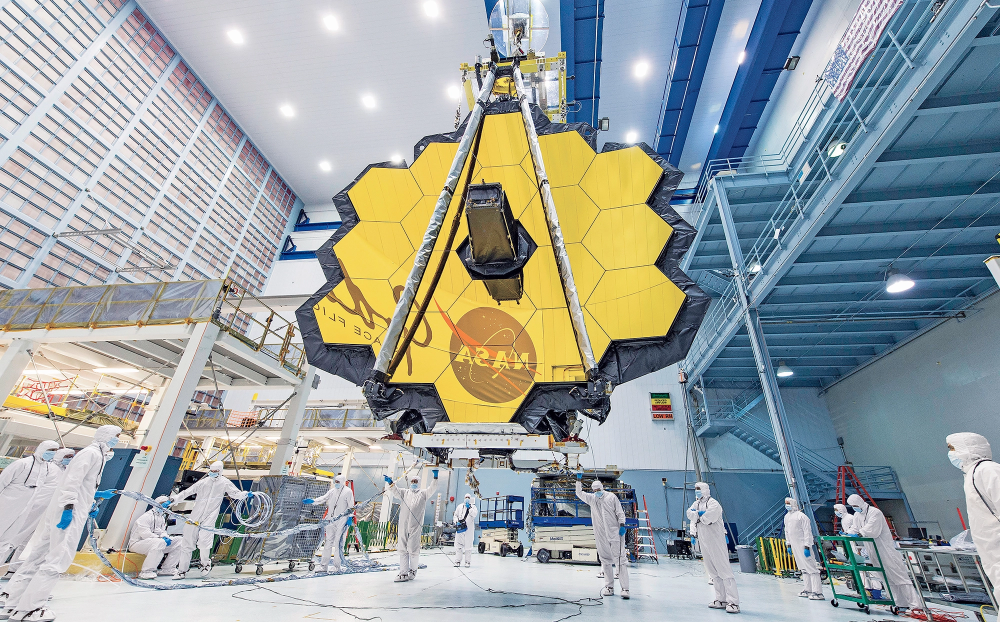
#> input picture test.png, 2000 x 1244 px (shown at 1/2 size)
$ python 2-6.py
#> lines starting #> are read from the running program, lines starting #| are printed output that depends on the picture
import cv2 as cv
import sys

img = cv.imread(cv.samples.findFile("test.png"))
#> img is the input picture: shape (1244, 2000, 3); mean B, G, R 159.3, 160.6, 153.4

if img is None:
    sys.exit("Could not read the image.")


cv.rectangle(img, (50, 50), (200, 200), (0, 255, 0), 3)
cv.circle(img, (300, 300), 50, (255, 0, 0), -1)
cv.line(img, (400, 100), (500, 200), (0, 0, 255), 5)
#> img: shape (1244, 2000, 3); mean B, G, R 159.1, 159.9, 152.6
cv.putText(img, 'OpenCV', (100, 400), cv.FONT_HERSHEY_SIMPLEX, 2, (255, 255, 255), 3)
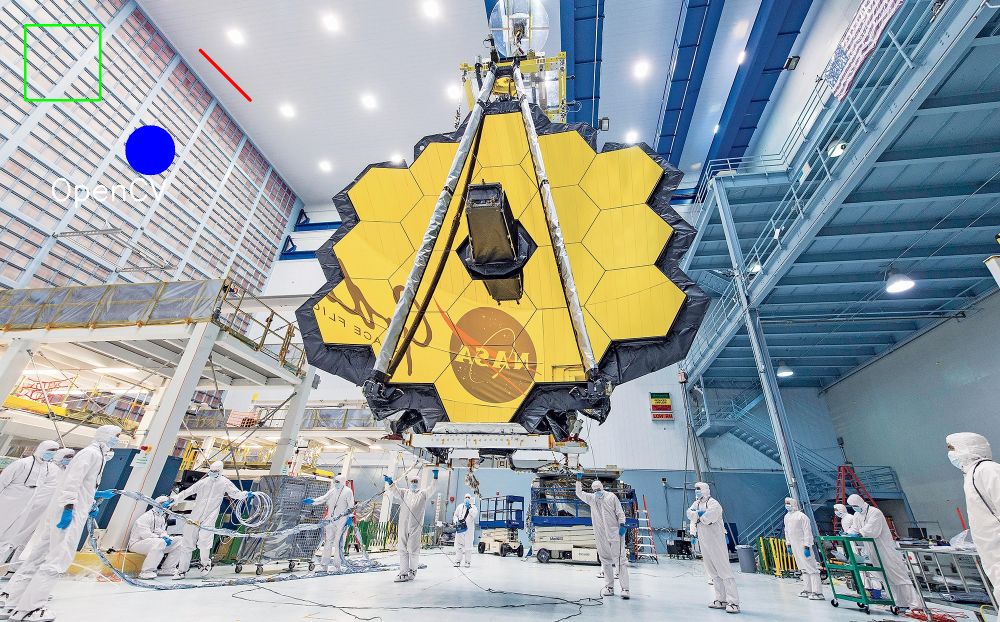
#> img: shape (1244, 2000, 3) (shown at 1/2 size); mean B, G, R 159.1, 160, 152.6

cv.imshow("Image with Shapes", img)
cv.waitKey(0)
cv.destroyAllWindows()
